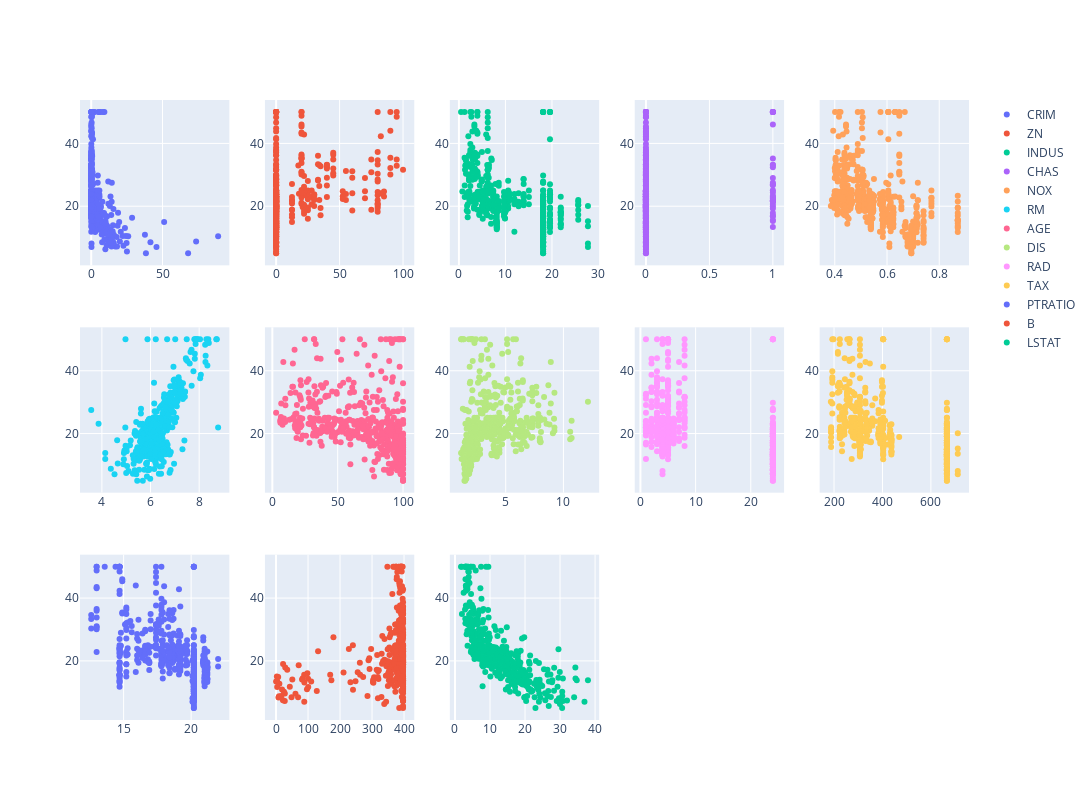

The code cell stored with this chart in its notebook:
### Markdown cell above
### EDA

### Code cell
# correlation (X, Y): scatter-plot Y vs each X variable
import numpy as np
import pandas as pd
import seaborn as sns
import matplotlib.pyplot as plt
from scipy.stats import pearsonr
from plotly.subplots import make_subplots
import plotly.express as px
import plotly.graph_objects as go

def scatter_plot(X, Y = None, X_name = None, Y_name = None):
    if Y is None:
        def corrfunc(x, y, **kwds):
            cmap = kwds['cmap']
            norm = kwds['norm']
            ax = plt.gca()
            ax.tick_params(bottom=False, top=False, left=False, right=False)
            sns.despine(ax=ax, bottom=True, top=True, left=True, right=True)
            r, _ = pearsonr(x, y)
            facecolor = cmap(norm(r))
            ax.set_facecolor(facecolor)
            lightness = (max(facecolor[:3]) + min(facecolor[:3]) ) / 2
            ax.annotate(f"r={r:.2f}", xy=(.5, .5), xycoords=ax.transAxes,
                        color='white' if lightness < 0.7 else 'black', size=26, ha='center', va='center')

        # plot correlation
        df = pd.DataFrame(X, columns = X_name)
        g = sns.pairplot(df, diag_kind="kde")
        g.map_upper(corrfunc, cmap=plt.get_cmap('seismic'), norm=plt.Normalize(vmin=-.5, vmax=.5))
        g.fig.subplots_adjust(wspace=0.06, hspace=0.06) # equal spacing in both directions
        plt.show()
    
    else:
        fig = make_subplots(rows=3, cols=5,)
        fig_data = tuple()
        for index, feature_name in enumerate(X_name):
            df = pd.DataFrame({feature_name:X[:,index] , Y_name:Y})
            fig.add_trace(go.Scatter(x=df[feature_name], y=df[Y_name], mode='markers', name = feature_name) ,    row=index//5+1,    col=index%5+1, )
        fig.update_layout(autosize=False,    width=1200,    height=800,)
        fig.show()

scatter_plot(X = boston_data.data, Y = boston_data.target, X_name = boston_data.feature_names, Y_name = 'HOUSE_PRICE' )

### Figure 1 — Plotly figure (JSON) as saved in the notebook; plotly's stock layout.template omitted (floating-point values rounded to 4 significant figures; data arrays with more than 128 entries replaced by an {"elided": "..."} marker saying what was removed)
{"data": [{"mode": "markers", "name": "CRIM", "type": "scatter", "visible": true, "x": {"elided": "506 float values"}, "xaxis": "x", "y": {"elided": "506 float values"}, "yaxis": "y"}, {"mode": "markers", "name": "ZN", "type": "scatter", "x": {"elided": "506 float values"}, "xaxis": "x2", "y": {"elided": "506 float values"}, "yaxis": "y2"}, {"mode": "markers", "name": "INDUS", "type": "scatter", "x": {"elided": "506 float values"}, "xaxis": "x3", "y": {"elided": "506 float values"}, "yaxis": "y3"}, {"mode": "markers", "name": "CHAS", "type": "scatter", "x": {"elided": "506 int values"}, "xaxis": "x4", "y": {"elided": "506 float values"}, "yaxis": "y4"}, {"mode": "markers", "name": "NOX", "type": "scatter", "x": {"elided": "506 float values"}, "xaxis": "x5", "y": {"elided": "506 float values"}, "yaxis": "y5"}, {"mode": "markers", "name": "RM", "type": "scatter", "x": {"elided": "506 float values"}, "xaxis": "x6", "y": {"elided": "506 float values"}, "yaxis": "y6"}, {"mode": "markers", "name": "AGE", "type": "scatter", "x": {"elided": "506 float values"}, "xaxis": "x7", "y": {"elided": "506 float values"}, "yaxis": "y7"}, {"mode": "markers", "name": "DIS", "type": "scatter", "x": {"elided": "506 float values"}, "xaxis": "x8", "y": {"elided": "506 float values"}, "yaxis": "y8"}, {"mode": "markers", "name": "RAD", "type": "scatter", "x": {"elided": "506 int values"}, "xaxis": "x9", "y": {"elided": "506 float values"}, "yaxis": "y9"}, {"mode": "markers", "name": "TAX", "type": "scatter", "x": {"elided": "506 int values"}, "xaxis": "x10", "y": {"elided": "506 float values"}, "yaxis": "y10"}, {"mode": "markers", "name": "PTRATIO", "type": "scatter", "x": {"elided": "506 float values"}, "xaxis": "x11", "y": {"elided": "506 float values"}, "yaxis": "y11"}, {"mode": "markers", "name": "B", "type": "scatter", "x": {"elided": "506 float values"}, "xaxis": "x12", "y": {"elided": "506 float values"}, "yaxis": "y12"}, {"mode": "markers", "name": "LSTAT", "type": "scatter", "x": {"elided": "506 float values"}, "xaxis": "x13", "y": {"elided": "506 float values"}, "yaxis": "y13"}], "layout": {"autosize": false, "height": 800, "width": 1200, "xaxis": {"anchor": "y", "autorange": true, "domain": [0, 0.168], "range": [-7.544, 96.53], "type": "linear"}, "xaxis10": {"anchor": "y10", "autorange": true, "domain": [0.832, 1], "range": [142.5, 755.5], "type": "linear"}, "xaxis11": {"anchor": "y11", "autorange": true, "domain": [0, 0.168], "range": [11.8, 22.8], "type": "linear"}, "xaxis12": {"anchor": "y12", "autorange": true, "domain": [0.208, 0.376], "range": [-33.33, 430.6], "type": "linear"}, "xaxis13": {"anchor": "y13", "autorange": true, "domain": [0.416, 0.584], "range": [-1.345, 41.05], "type": "linear"}, "xaxis14": {"anchor": "y14", "domain": [0.624, 0.792]}, "xaxis15": {"anchor": "y15", "domain": [0.832, 1]}, "xaxis2": {"anchor": "y2", "autorange": true, "domain": [0.208, 0.376], "range": [-8.486, 108.5], "type": "linear"}, "xaxis3": {"anchor": "y3", "autorange": true, "domain": [0.416, 0.584], "range": [-1.855, 30.05], "type": "linear"}, "xaxis4": {"anchor": "y4", "autorange": true, "domain": [0.624, 0.792], "range": [-0.08486, 1.085], "type": "linear"}, "xaxis5": {"anchor": "y5", "autorange": true, "domain": [0.832, 1], "range": [0.3438, 0.9122], "type": "linear"}, "xaxis6": {"anchor": "y6", "autorange": true, "domain": [0, 0.168], "range": [3.118, 9.223], "type": "linear"}, "xaxis7": {"anchor": "y7", "autorange": true, "domain": [0.208, 0.376], "range": [-5.34, 108.2], "type": "linear"}, "xaxis8": {"anchor": "y8", "autorange": true, "domain": [0.416, 0.584], "range": [0.1964, 13.06], "type": "linear"}, "xaxis9": {"anchor": "y9", "autorange": true, "domain": [0.624, 0.792], "range": [-0.9518, 25.95], "type": "linear"}, "yaxis": {"anchor": "x", "autorange": true, "domain": [0.7333, 1], "range": [1.173, 53.83], "type": "linear"}, "yaxis10": {"anchor": "x10", "autorange": true, "domain": [0.3667, 0.6333], "range": [1.173, 53.83], "type": "linear"}, "yaxis11": {"anchor": "x11", "autorange": true, "domain": [0, 0.2667], "range": [1.173, 53.83], "type": "linear"}, "yaxis12": {"anchor": "x12", "autorange": true, "domain": [0, 0.2667], "range": [1.173, 53.83], "type": "linear"}, "yaxis13": {"anchor": "x13", "autorange": true, "domain": [0, 0.2667], "range": [1.173, 53.83], "type": "linear"}, "yaxis14": {"anchor": "x14", "domain": [0, 0.2667]}, "yaxis15": {"anchor": "x15", "domain": [0, 0.2667]}, "yaxis2": {"anchor": "x2", "autorange": true, "domain": [0.7333, 1], "range": [1.173, 53.83], "type": "linear"}, "yaxis3": {"anchor": "x3", "autorange": true, "domain": [0.7333, 1], "range": [1.173, 53.83], "type": "linear"}, "yaxis4": {"anchor": "x4", "autorange": true, "domain": [0.7333, 1], "range": [1.173, 53.83], "type": "linear"}, "yaxis5": {"anchor": "x5", "autorange": true, "domain": [0.7333, 1], "range": [1.173, 53.83], "type": "linear"}, "yaxis6": {"anchor": "x6", "autorange": true, "domain": [0.3667, 0.6333], "range": [1.173, 53.83], "type": "linear"}, "yaxis7": {"anchor": "x7", "autorange": true, "domain": [0.3667, 0.6333], "range": [1.173, 53.83], "type": "linear"}, "yaxis8": {"anchor": "x8", "autorange": true, "domain": [0.3667, 0.6333], "range": [1.173, 53.83], "type": "linear"}, "yaxis9": {"anchor": "x9", "autorange": true, "domain": [0.3667, 0.6333], "range": [1.173, 53.83], "type": "linear"}}}
